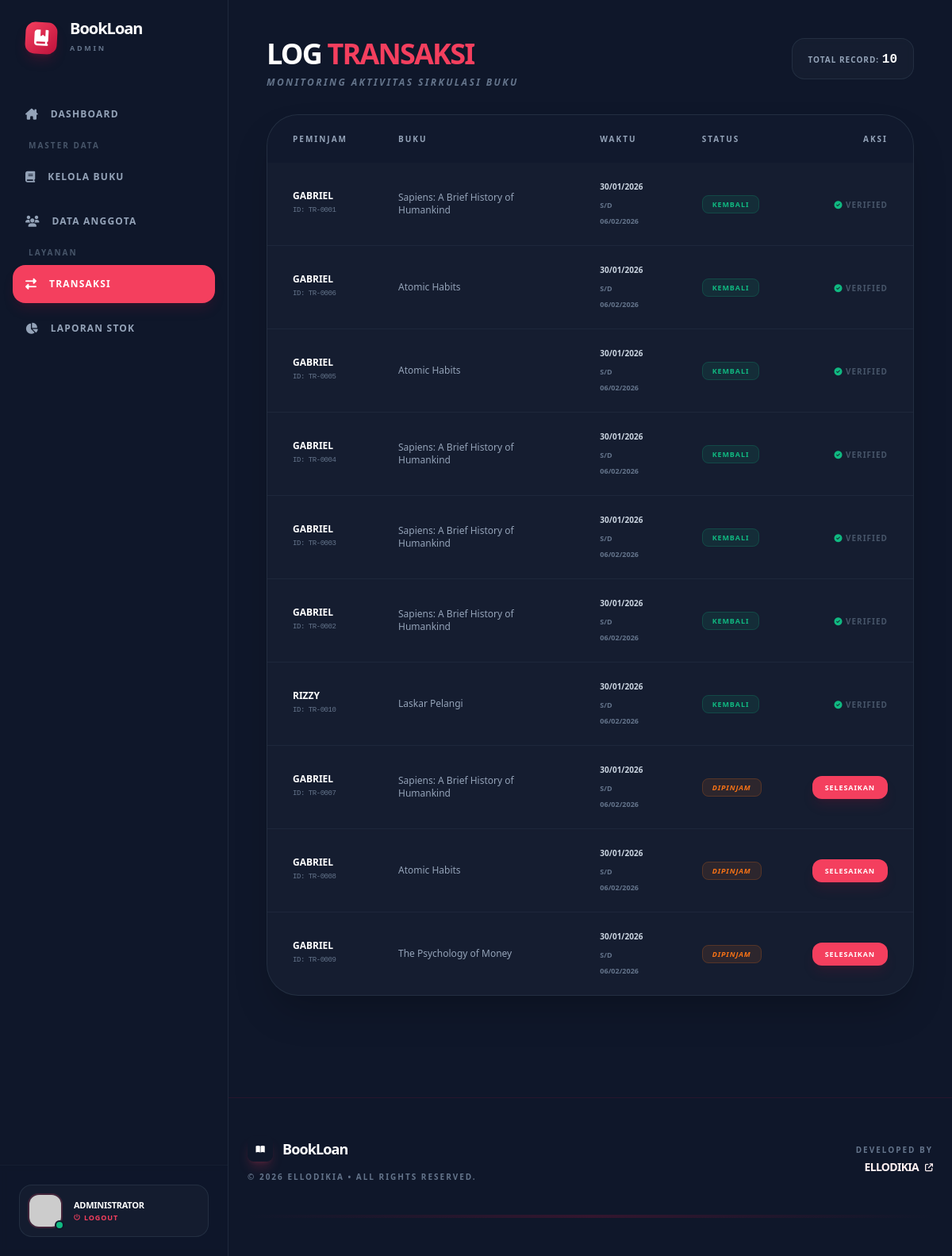
/admin/transaksi.php (signed in), run on the app's committed database.
### tables this page shows
CREATE TABLE `transaksi` (
  `id_transaksi` int(11) NOT NULL,
  `id_anggota` int(11) DEFAULT NULL,
  `id_buku` int(11) DEFAULT NULL,
  `tanggal_pinjam` date NOT NULL,
  `jatuh_tempo` date NOT NULL,
  `tanggal_kembali` date DEFAULT NULL,
  `status` enum('dipinjam','dikembalikan') DEFAULT 'dipinjam'
);

CREATE TABLE `anggota` (
  `id_anggota` int(11) NOT NULL,
  `nama_siswa` varchar(100) NOT NULL,
  `no_telp` varchar(15) DEFAULT NULL,
  `alamat` text DEFAULT NULL
);

CREATE TABLE `buku` (
  `id_buku` int(11) NOT NULL,
  `judul_buku` varchar(255) NOT NULL,
  `pengarang` varchar(100) DEFAULT NULL,
  `gambar` varchar(255) DEFAULT 'default_book.png',
  `penerbit` varchar(100) DEFAULT NULL,
  `tahun_terbit` year(4) DEFAULT NULL,
  `stok` int(11) DEFAULT 0,
  `stok_tersedia` int(11) DEFAULT 0
);

### admin/transaksi.php (the view, shortened to what this page needs)
<?php
$koneksi = mysqli_connect("localhost", "root", "", "db_gabriel_perpustakaan");
$query = "SELECT t.*, a.nama_siswa, b.judul_buku
          FROM transaksi t
          JOIN anggota a ON t.id_anggota = a.id_anggota
          JOIN buku b ON t.id_buku = b.id_buku
          ORDER BY t.status DESC, t.tanggal_pinjam DESC";
$tampil = mysqli_query($koneksi, $query);
?>
<!doctype html>
<html lang="id">
<head>
    <script src="https://cdn.tailwindcss.com"></script>
    <link rel="stylesheet" href="https://cdnjs.cloudflare.com/ajax/libs/font-awesome/6.4.2/css/all.min.css">
</head>
<body class="font-sans text-slate-300 overflow-x-hidden" x-data="{ selectedTr: null }">
    <div class="flex min-h-screen relative">
        <?php include "../include/sidebar_admin.php" ?>
        <main class="flex-1 w-full min-h-screen flex flex-col min-w-0">
            <div class="p-4 md:p-10 lg:p-12">
                <div class="mb-8 flex flex-col md:flex-row md:items-end justify-between gap-4">
                    <div>
                        <h1 class="text-2xl md:text-4xl font-black text-white uppercase tracking-tighter leading-none">
                            Log <span class="text-rose-500">Transaksi</span>
                        </h1>
                        <p class="text-slate-500 text-[9px] md:text-xs font-bold uppercase tracking-[0.2em] mt-2 italic">Monitoring Aktivitas Sirkulasi Buku</p>
                    </div>
                    <div class="bg-slate-800/40 border border-slate-700/50 px-5 py-3 rounded-2xl backdrop-blur-sm self-start">
                        <span class="text-[10px] font-black uppercase tracking-widest text-slate-400">Total Record: </span>
                        <span class="text-white font-mono font-bold"><?= mysqli_num_rows($tampil) ?></span>
                    </div>
                </div>
                <div class="hidden lg:block bg-slate-800/40 rounded-[2.5rem] border border-slate-700/50 overflow-hidden shadow-2xl">
                    <table class="w-full text-left text-sm">
                        <thead class="bg-slate-900/50 text-slate-400 uppercase text-[10px] font-black tracking-[0.2em]">
                            <tr>
                                <th class="px-8 py-5">Peminjam</th>
                                <th class="px-8 py-5">Buku</th>
                                <th class="px-8 py-5">Waktu</th>
                                <th class="px-8 py-5">Status</th>
                                <th class="px-8 py-5 text-right">Aksi</th>
                            </tr>
                        </thead>
                        <tbody class="divide-y divide-slate-700/30 text-slate-400">
                            <?php while($data = mysqli_fetch_assoc($tampil)): ?>
                            <tr class="hover:bg-slate-700/20 transition-colors">
                                <td class="px-8 py-5">
                                    <div class="text-white font-bold uppercase text-xs"><?= $data['nama_siswa'] ?></div>
                                    <div class="text-[9px] text-slate-500 font-mono tracking-tighter uppercase">ID: TR-<?= str_pad($data['id_transaksi'], 4, '0', STR_PAD_LEFT) ?></div>
                                </td>
                                <td class="px-8 py-5 text-xs font-medium"><?= $data['judul_buku'] ?></td>
                                <td class="px-8 py-5">
                                    <div class="text-[10px] font-bold text-slate-300"><?= date('d/m/Y', strtotime($data['tanggal_pinjam'])) ?></div>
                                    <div class="text-[9px] mt-1 <?= (strtotime(date('Y-m-d')) > strtotime($data['jatuh_tempo']) && $data['status'] == 'dipinjam') ? 'text-rose-500 font-black italic' : 'text-slate-500 font-bold' ?>">
                                        S/D <?= date('d/m/Y', strtotime($data['jatuh_tempo'])) ?>
                                    </div>
                                </td>
                                <td class="px-8 py-5">
                                    <?php if($data['status'] == 'dipinjam'): ?>
                                        <span class="bg-orange-500/10 text-orange-500 px-3 py-1 rounded-lg text-[9px] font-black border border-orange-500/20 uppercase tracking-widest italic">Dipinjam</span>
                                    <?php else: ?>
                                        <span class="bg-emerald-500/10 text-emerald-500 px-3 py-1 rounded-lg text-[9px] font-black border border-emerald-500/20 uppercase tracking-widest">Kembali</span>
                                    <?php endif; ?>
                                </td>
                                <td class="px-8 py-5 text-right">
                                    <?php if($data['status'] == 'dipinjam'): ?>
                                        <a href="?aksi=kembali&id=<?= $data['id_transaksi'] ?>&buku=<?= $data['id_buku'] ?>"
                                           onclick="return confirm('Konfirmasi pengembalian buku?')"
                                           class="bg-rose-500 hover:bg-rose-600 text-white text-[9px] font-black py-2 px-4 rounded-xl transition-all shadow-lg shadow-rose-900/20 uppercase tracking-widest">
                                           Selesaikan
                                        </a>
                                    <?php else: ?>
                                        <span class="text-slate-600 text-[10px] font-black uppercase tracking-widest"><i class="fa-solid fa-circle-check text-emerald-500"></i> Verified</span>
                                    <?php endif; ?>
                                </td>
                            </tr>
                            <?php endwhile; ?>
                        </tbody>
                    </table>
                </div>
            </div>
            <?php include "../include/footer_admin.php" ?>
        </main>
    </div>
</body>
</html>

### admin/transaksi.php (style rules this page uses)
body { background-color: #0f172a; }

### data on the page
transaksi: id_anggota.nama_siswa "GABRIEL", id_transaksi "0001", id_buku.judul_buku "Sapiens: A Brief History of Humankind", tanggal_pinjam "30/01/2026", jatuh_tempo "06/02/2026", status "KEMBALI"
transaksi: id_anggota.nama_siswa "GABRIEL", id_transaksi "0006", id_buku.judul_buku "Atomic Habits", tanggal_pinjam "30/01/2026", jatuh_tempo "06/02/2026", status "KEMBALI"
transaksi: id_anggota.nama_siswa "GABRIEL", id_transaksi "0005", id_buku.judul_buku "Atomic Habits", tanggal_pinjam "30/01/2026", jatuh_tempo "06/02/2026", status "KEMBALI"
transaksi: id_anggota.nama_siswa "GABRIEL", id_transaksi "0004", id_buku.judul_buku "Sapiens: A Brief History of Humankind", tanggal_pinjam "30/01/2026", jatuh_tempo "06/02/2026", status "KEMBALI"
transaksi: id_anggota.nama_siswa "GABRIEL", id_transaksi "0003", id_buku.judul_buku "Sapiens: A Brief History of Humankind", tanggal_pinjam "30/01/2026", jatuh_tempo "06/02/2026", status "KEMBALI"
transaksi: id_anggota.nama_siswa "GABRIEL", id_transaksi "0002", id_buku.judul_buku "Sapiens: A Brief History of Humankind", tanggal_pinjam "30/01/2026", jatuh_tempo "06/02/2026", status "KEMBALI"
transaksi: id_anggota.nama_siswa "RIZZY", id_transaksi "0010", id_buku.judul_buku "Laskar Pelangi", tanggal_pinjam "30/01/2026", jatuh_tempo "06/02/2026", status "KEMBALI"
transaksi: id_anggota.nama_siswa "GABRIEL", id_transaksi "0007", id_buku.judul_buku "Sapiens: A Brief History of Humankind", tanggal_pinjam "30/01/2026", jatuh_tempo "06/02/2026", status "DIPINJAM"
transaksi: id_anggota.nama_siswa "GABRIEL", id_transaksi "0008", id_buku.judul_buku "Atomic Habits", tanggal_pinjam "30/01/2026", jatuh_tempo "06/02/2026", status "DIPINJAM"
transaksi: id_anggota.nama_siswa "GABRIEL", id_transaksi "0009", id_buku.judul_buku "The Psychology of Money", tanggal_pinjam "30/01/2026", jatuh_tempo "06/02/2026", status "DIPINJAM"

### other printed values
mysqli_num_rows($tampil) "10"
